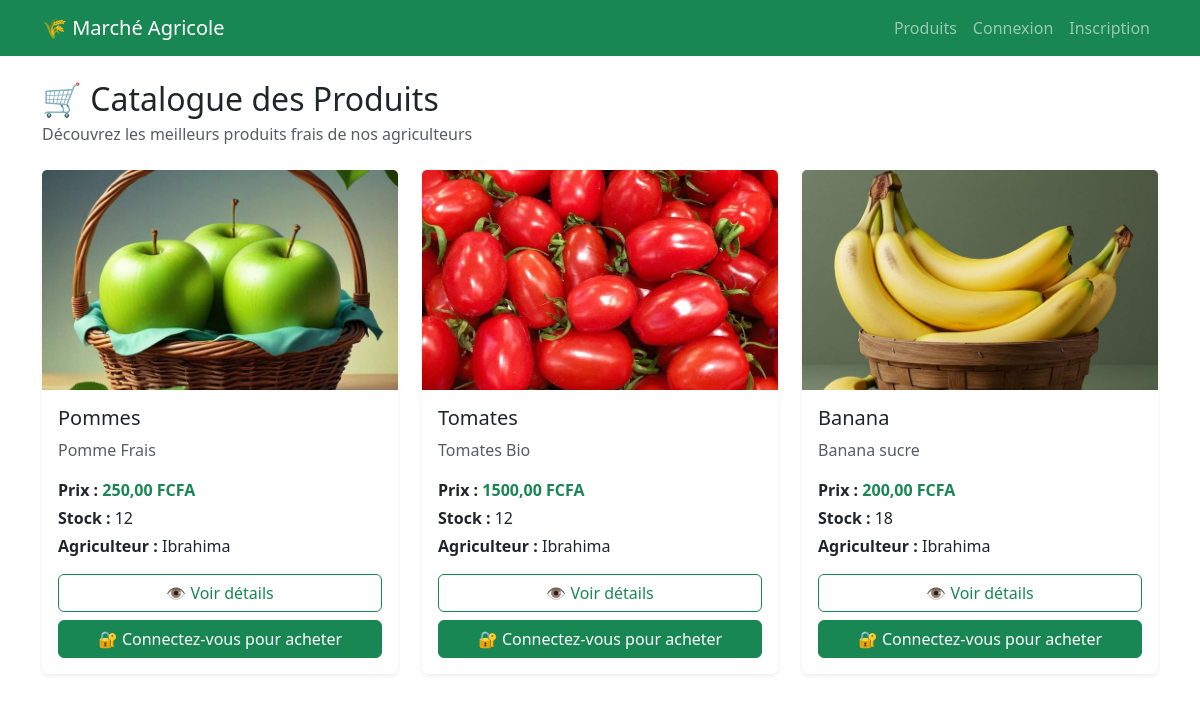
/produits/, run on an earlier commit of the app's database.
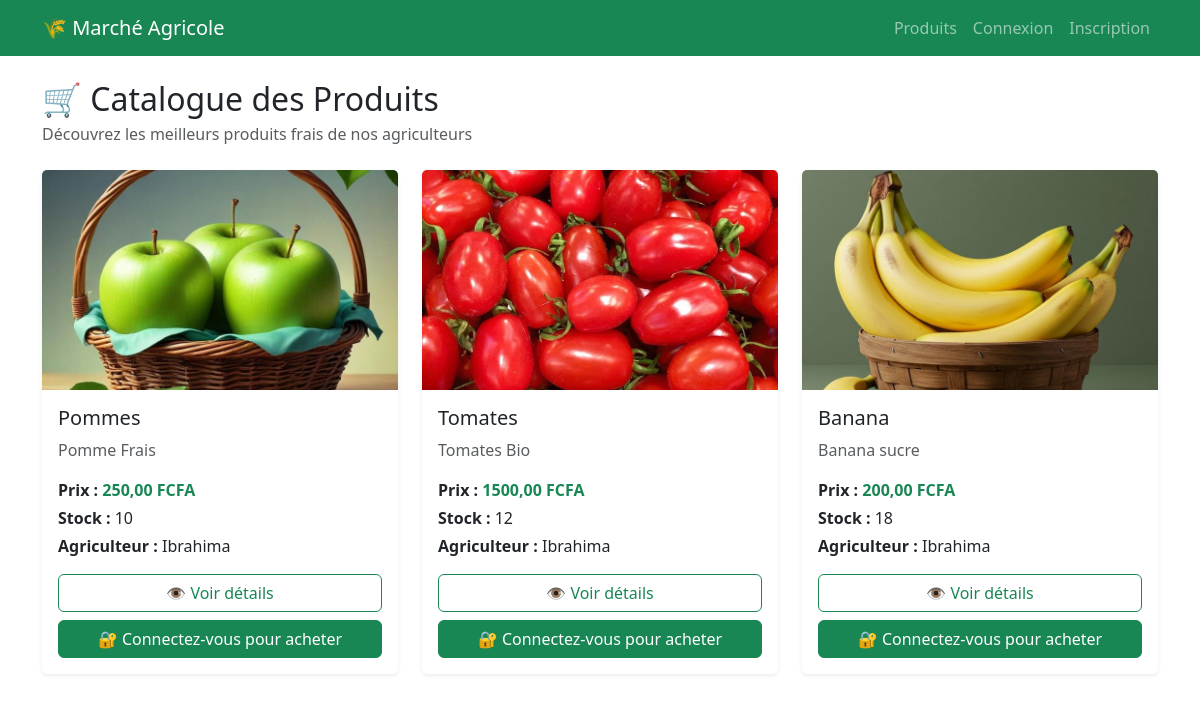
And on a later commit of the database.
### produits/models.py (models this page shows, shortened)
class Produit(models.Model):
    agriculteur = models.ForeignKey(
        settings.AUTH_USER_MODEL,
        on_delete=models.CASCADE,
        related_name='produits'
    )
    nom = models.CharField(max_length=200)
    description = models.TextField()
    prix = models.DecimalField(max_digits=10, decimal_places=2)
    quantite_stock = models.PositiveIntegerField(default=0)
    image = models.ImageField(upload_to='produits/', blank=True, null=True)
    disponible = models.BooleanField(default=True)
    date_creation = models.DateTimeField(auto_now_add=True)

### utilisateurs/models.py (models this page shows, shortened)
class Utilisateur(AbstractUser):
    TYPE_CHOICES = (
        ('agriculteur', 'Agriculteur'),
        ('client', 'Client'),
    )
    type_utilisateur = models.CharField(
        max_length=20,
        choices=TYPE_CHOICES,
        default='client'
    )
    telephone = models.CharField(max_length=20, blank=True, null=True)

### produits/views.py (the view)
# urls.py: path('', views.catalogue, name='catalogue'),
def catalogue(request):
    produits = Produit.objects.filter(disponible=True)
    return render(request, 'produits/catalogue.html', {'produits': produits})

### templates/produits/catalogue.html (shortened to what this page needs)
{% extends 'base.html' %}
{% block content %}
<div class="container mt-4">
    <div class="d-flex justify-content-between align-items-center flex-wrap mb-4">
        <div>
            <h2 class="mb-1">🛒 Catalogue des Produits</h2>
            <p class="text-muted mb-0">Découvrez les meilleurs produits frais de nos agriculteurs</p>
        </div>
    </div>
    {% if produits %}
    <div class="row">
        {% for produit in produits %}
        <div class="col-md-4 mb-4">
            <div class="card h-100 shadow-sm border-0">
                {% if produit.image %}
                    <img src="{{ produit.image.url }}" class="card-img-top" alt="{{ produit.nom }}" style="height: 220px; object-fit: cover;">
                {% else %}
                    <div class="bg-light d-flex align-items-center justify-content-center" style="height: 220px;">
                        <span class="text-muted">Aucune image</span>
                    </div>
                {% endif %}
                <div class="card-body d-flex flex-column">
                    <h5 class="card-title">{{ produit.nom }}</h5>
                    <p class="card-text text-muted">
                        {{ produit.description|truncatewords:18 }}
                    </p>
                    <p class="mb-1">
                        <strong>Prix :</strong>
                        <span class="text-success fw-bold">{{ produit.prix }} FCFA</span>
                    </p>
                    <p class="mb-1">
                        <strong>Stock :</strong> {{ produit.quantite_stock }}
                    </p>
                    <p class="mb-3">
                        <strong>Agriculteur :</strong> {{ produit.agriculteur.username }}
                    </p>
                    <div class="mt-auto d-grid gap-2">
                        <a href="{% url 'detail_produit' produit.id %}" class="btn btn-outline-success">
                            👁️ Voir détails
                        </a>
                        {% if user.is_authenticated and not user.est_agriculteur %}
                            <a href="{% url 'commandes:ajouter_au_panier' produit.id %}" class="btn btn-success">
                                🛒 Ajouter au panier
                            </a>
                        {% elif not user.is_authenticated %}
                            <a href="{% url 'connexion' %}?next={% url 'catalogue' %}" class="btn btn-success">
                                🔐 Connectez-vous pour acheter
                            </a>
                        {% endif %}
                    </div>
                </div>
            </div>
        </div>
        {% endfor %}
    </div>
    {% endif %}
</div>
{% endblock %}

What changed in the data, as far as the page shows it:
changed Produit "Pommes": quantite_stock "12" → "10"
